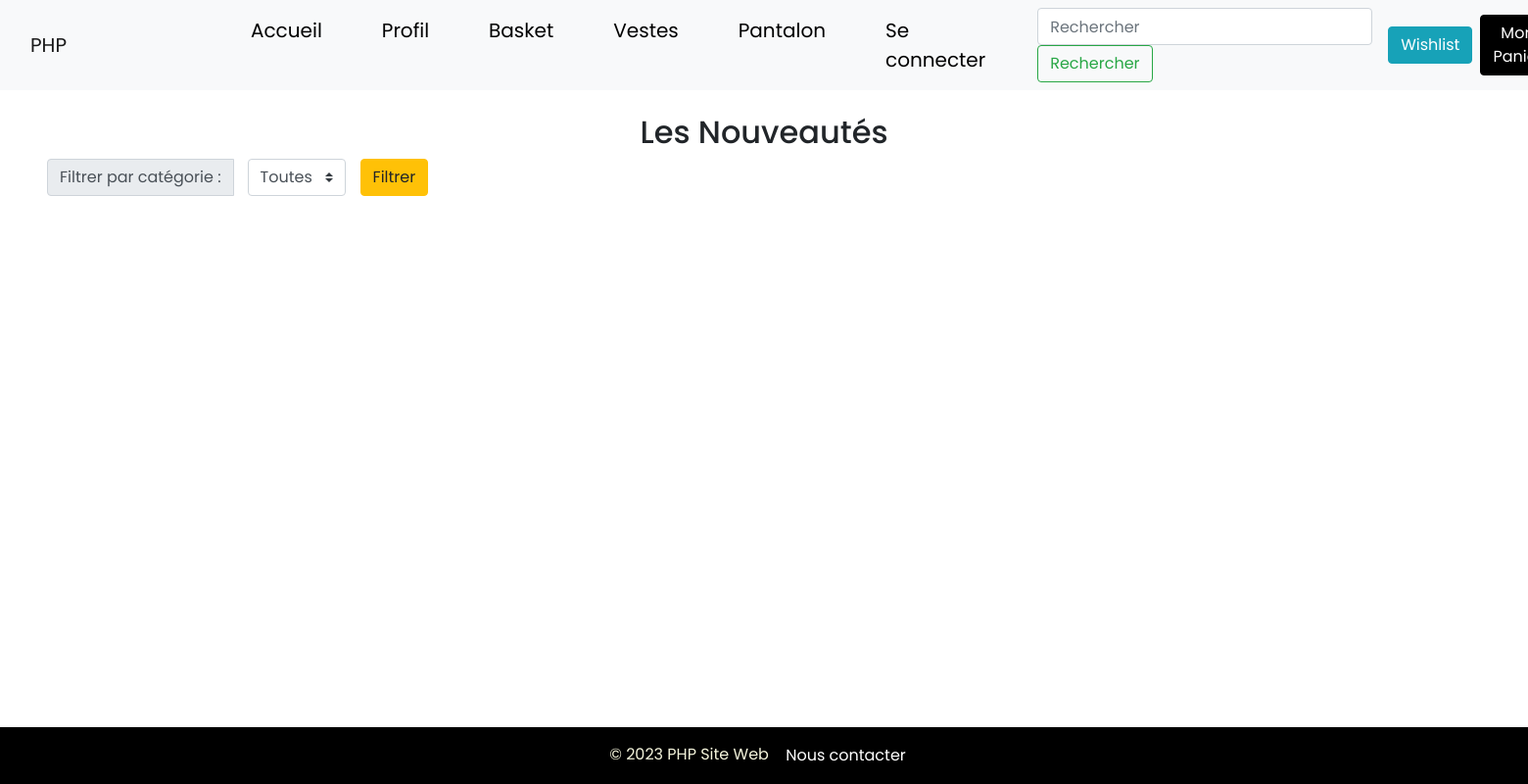
Before: /pages/catalogue.php?category=Femme with the older database file.
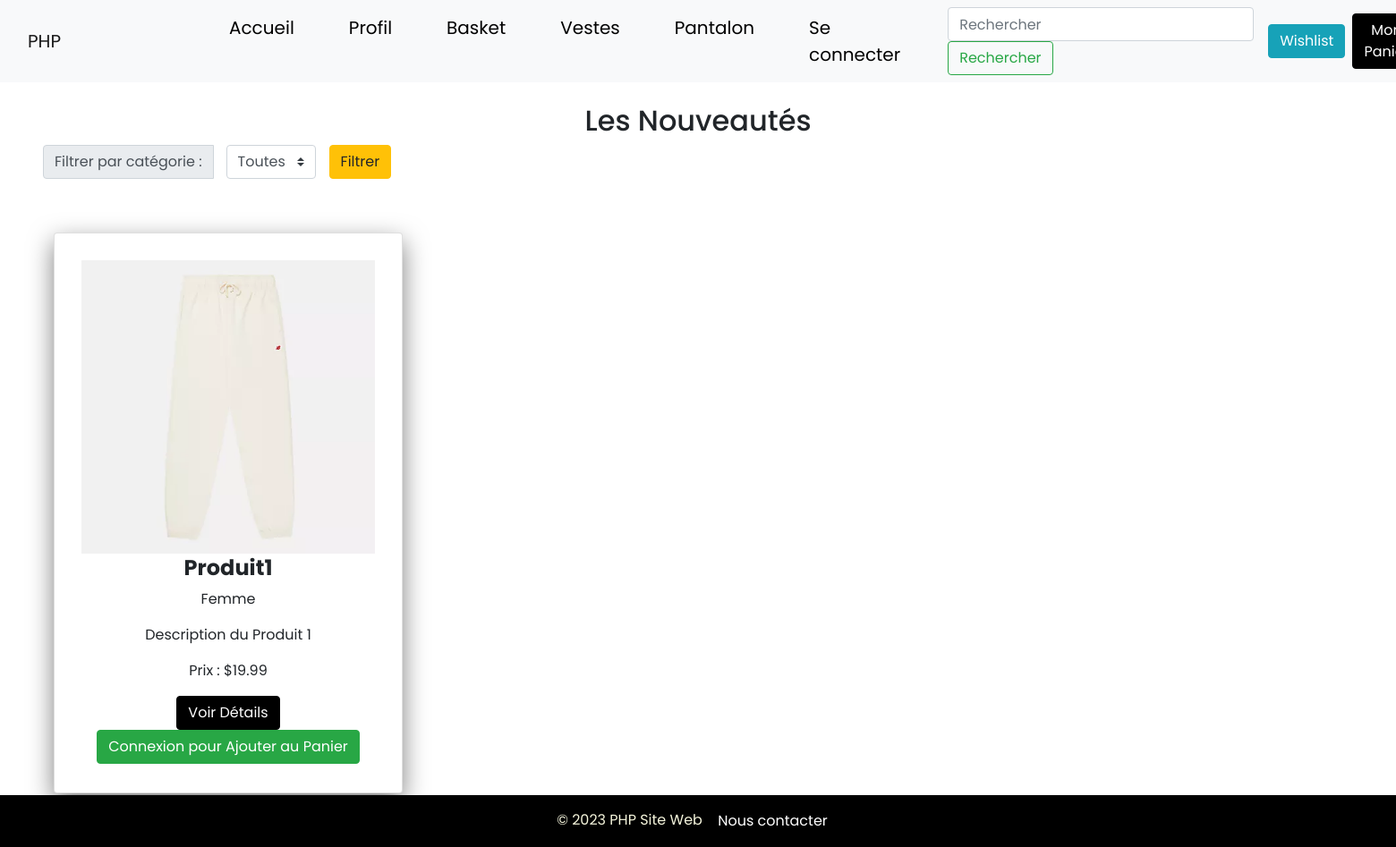
After: the same page with the newer database file.
### tables this page shows
CREATE TABLE IF NOT EXISTS produits (
    id_produit INT AUTO_INCREMENT PRIMARY KEY,
    nom VARCHAR(100) NOT NULL,
    description TEXT,
    prix DECIMAL(10, 2) NOT NULL,
    image_url VARCHAR(255) NOT NULL,
    category VARCHAR(255) NOT NULL
);

### pages/catalogue.php (the view, shortened to what the changed rows need)
<?php
$servername = "localhost";
$username = "root";
$password = "";
$database = "dbphp";
$conn = new mysqli($servername, $username, $password, $database);
?>
<!DOCTYPE html>
<html lang="en">
<head>
    <link rel="stylesheet" href="https://cdn.jsdelivr.net/npm/sweetalert2@11">
    <link rel="stylesheet" href="https://maxcdn.bootstrapcdn.com/bootstrap/4.5.2/css/bootstrap.min.css">
    <link rel="stylesheet" href="../css/product.css">
    <link rel="stylesheet" href="../css/loading.css">
</head>
<body>
    <h2 class="text-center mt-4">Les Nouveautés</h2>
    <?php
    $filter_category = isset($_GET['category']) ? $_GET['category'] : '';
    $sql = "SELECT id_produit, nom, description, prix, image_url, category FROM produits";
    if (!empty($filter_category)) {
        $sql .= " WHERE category = ?";
    }
    $stmt = $conn->prepare($sql);
    if (!empty($filter_category)) {
        $stmt->bind_param("s", $filter_category);
    }
    $stmt->execute();
    $result = $stmt->get_result();
    while ($row = $result->fetch_assoc()) {
        echo '<div class="card">';
        echo '<img src="' . $row['image_url'] . '" alt="' . $row['nom'] . '" style="width:100%">';
        echo '<div class="container">';
        echo '<h4><b>' . $row['nom'] . '</b></h4>';
        echo '<p class="category">' . $row['category'] . '</p>';
        echo '<p>' . $row['description'] . '</p>';
        echo '<p>Prix : $' . number_format($row['prix'], 2) . '</p>';
        if (isset($row['id_pantalon'])) {
            echo '<a href="product_pantalon.php?id=' . $row['id_pantalon'] . '" class="btn btn-primary">Voir Détails</a>';
        } elseif (isset($row['id_veste'])) {
            echo '<a href="product_veste.php?id=' . $row['id_veste'] . '" class="btn btn-primary">Voir Détails</a>';
        } elseif (isset($row['id_basket'])) {
            echo '<a href="product_basket.php?id=' . $row['id_basket'] . '" class="btn btn-primary">Voir Détails</a>';
        } else {
            echo '<a href="product_catalogue.php?id=' . $row['id_produit'] . '" class="btn btn-primary">Voir Détails</a>';
        }
        if (isset($user_id)) {
            $sql_user = "SELECT statut FROM utilisateurs WHERE id_utilisateur = ?";
            $stmt_user = $conn->prepare($sql_user);
            $stmt_user->bind_param("i", $user_id);
            $stmt_user->execute();
            $result_user = $stmt_user->get_result();
            $user = $result_user->fetch_assoc();
            if ($user['statut'] == 'actif') {
                $id_for_cart = isset($row['id_pantalon']) ? $row['id_pantalon'] : (isset($row['id_veste']) ? $row['id_veste'] : (isset($row['id_basket']) ? $row['id_basket'] : $row['id_produit']));
                $add_to_cart_href = isset($row['id_pantalon']) ? 'ajouter_panier_pantalon.php' : (isset($row['id_veste']) ? 'ajouter_panier_veste.php' : (isset($row['id_basket']) ? 'ajouter_panier_basket.php' : 'ajouter_panier_catalogue.php'));
                echo '<a href="' . $add_to_cart_href . '?id=' . $id_for_cart . '&user_id=' . $user_id . '" class="mx-4 btn btn-success">Ajouter au Panier</a>';
            } else {
                echo '<a href="#" class="btn btn-success">Votre compte n\'est pas vérifié pour ajouter au panier</a>';
            }
        } else {
            echo '<a href="./login.php" class="btn btn-success">Connexion pour Ajouter au Panier</a>';
        }
        echo '</div>';
        echo '</div>';
    }
    ?>
</body>
</html>

Changed rows visible on the page:
now on this page (row edited): produits: image_url (picture), nom "Produit1", category "Femme", description "Description du Produit 1", prix "19.99"
